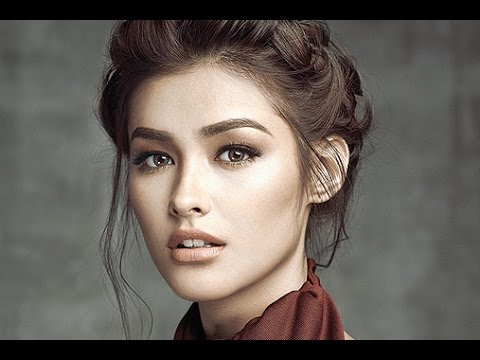
#> input picture Python-work/input.jpg, 480 x 360 px
$ python resize.py
#> lines starting #> are read from the running program, lines starting #| are printed output that depends on the picture
import numpy as np
import cv2

img = cv2.imread('input.jpg',3)  # load a color image - of 3 channel
#> img is the input picture: shape (360, 480, 3); mean B, G, R 90.3, 96.8, 104.8
#cv2.imshow('output',img)   # show the image on screen window , window automatically fit to the window size
r = 300.0/img.shape[1]  #find the aspect ratio
#> r = 0.625
dim1 = (300,int(img.shape[0]*r)) # set the dimention width and height (300x300 - with Aspect ratio)
#> dim1 = (300, 225)
dim2 = (300,300) # set the dimention width and height - without Aspect ratio
new_img_ar = cv2.resize(img,dim1,interpolation = cv2.INTER_AREA)
new_img = cv2.resize(img,dim2,interpolation = cv2.INTER_AREA)
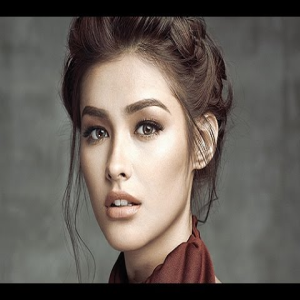
#> new_img: shape (300, 300, 3); mean B, G, R 90.3, 96.8, 104.8
cv2.imshow('output',new_img)
cv2.imwrite("resized_image_with_AR.jpg",new_img_ar)
cv2.imwrite("resized_image.jpg",new_img)
cv2.waitKey(0)           # waitkey is a keyboard binding function.It's argument is the time in milliseconds.
cv2.destroyAllWindows()

$ run again, with Python-work/nawaj.jpg copied over Python-work/input.jpg
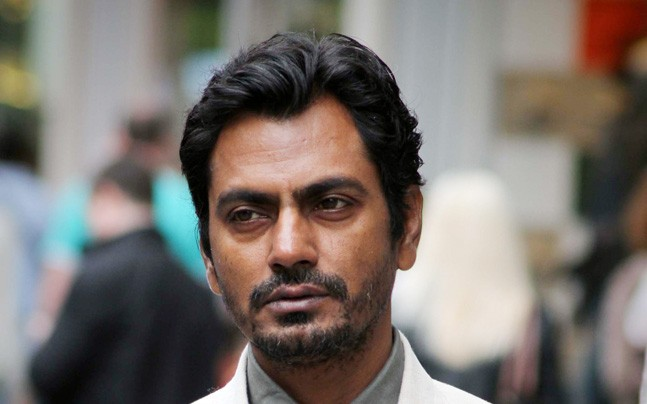
#> input picture Python-work/nawaj.jpg, 647 x 404 px
#> img is the input picture: shape (404, 647, 3); mean B, G, R 108, 113.4, 120.9
#> `new_img = cv2.resize(img,dim2,interpolation = cv2.INTER_AREA)`:
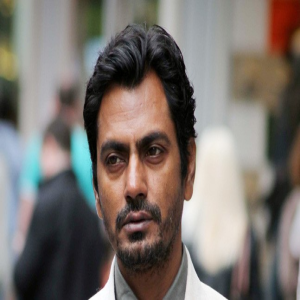
#> new_img: shape (300, 300, 3); mean B, G, R 108, 113.4, 120.9
